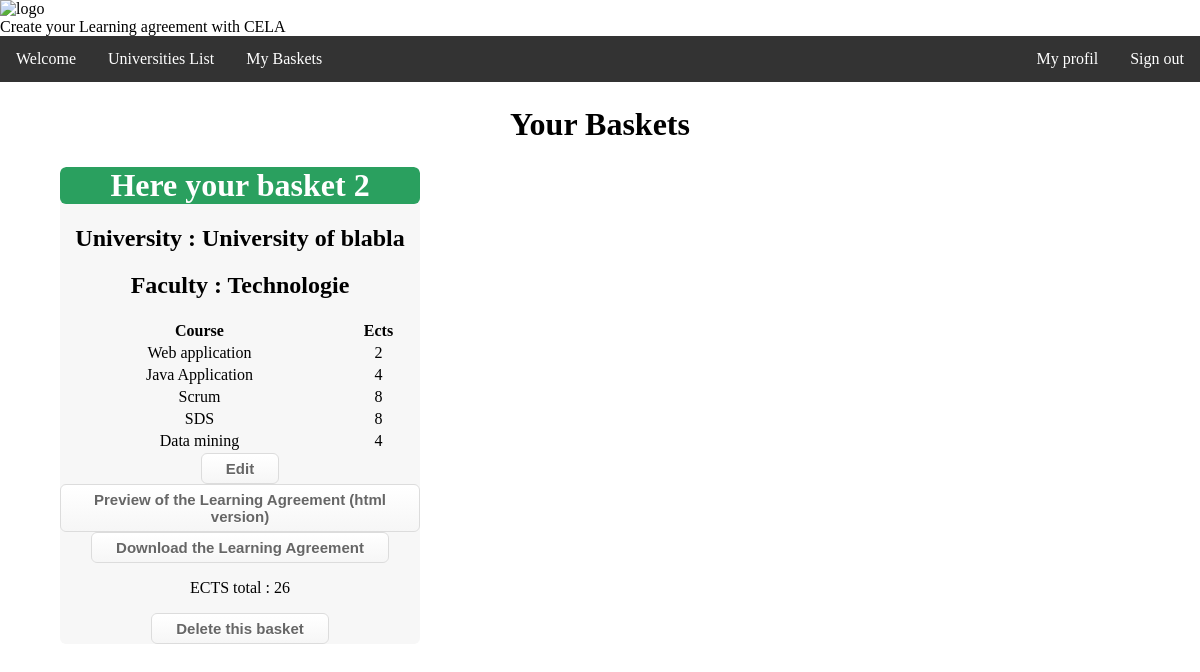
The app's page /Basket.php (signed in) with its own data.
### tables this page shows
CREATE TABLE IF NOT EXISTS `choose` (
  `IdChoose` bigint(20) NOT NULL AUTO_INCREMENT,
  `NumberLA` int(11) NOT NULL,
  `IdU` bigint(20) NOT NULL,
  `IdC` bigint(20) NOT NULL,
  PRIMARY KEY (`IdChoose`)
);

CREATE TABLE IF NOT EXISTS `university` (
  `IdUnivers` bigint(20) NOT NULL AUTO_INCREMENT,
  `Name` varchar(255) NOT NULL,
  `ErasmusCode` varchar(255) NOT NULL,
  `Address` varchar(255) NOT NULL,
  `Country` varchar(255) NOT NULL,
  `ContactName` varchar(255) NOT NULL,
  `Email` varchar(255) NOT NULL,
  `Phone` varchar(255) NOT NULL,
  PRIMARY KEY (`IdUnivers`)
);

CREATE TABLE IF NOT EXISTS `faculty` (
  `IdF` bigint(20) NOT NULL AUTO_INCREMENT,
  `Name` varchar(255) NOT NULL,
  `Coordinator` varchar(255) NOT NULL,
  `Email` varchar(255) NOT NULL,
  `Phone` varchar(255) NOT NULL,
  `IdUnivers` bigint(20) NOT NULL,
  PRIMARY KEY (`IdF`)
);

CREATE TABLE IF NOT EXISTS `course` (
  `IdC` bigint(20) NOT NULL AUTO_INCREMENT,
  `Name` varchar(255) NOT NULL,
  `Description` text,
  `ECTS` int(11) NOT NULL,
  `IdF` bigint(20) NOT NULL,
  PRIMARY KEY (`IdC`)
);

### Basket.php (the view, shortened to what this page needs)
<?php include("include/Head.php"); ?>
<div id="container">
    <?php include("include/Header.php"); ?>
    <?php include("include/nav.php");?>
    <div class="List">
    <h1>Your Baskets</h1>
    <?php
    include("include/Configuration.php");
        $reponse = $bdd->query('SELECT * FROM choose  order by NumberLA');
        $permut=0;
        $ectsTot =0;
        while ($data = $reponse->fetch())
		{
            $Course = $bdd->query('SELECT * FROM course WHERE IdC ='.$data['IdC'].'');
            while ($rowCourse = $Course->fetch())
            {
                $name = $rowCourse["Name"];
                $ects = $rowCourse["ECTS"];
                $IdC=$rowCourse["IdC"];
            }
            if($permut == 0)
            {
                $Univ = $bdd->query("select * from university where IdUnivers in(select IdUnivers from faculty where IdF in (select IdF from course where IdC  = '".$IdC."'))");
                while ($Uni = $Univ->fetch())
                {
                    $nameUnivers = $Uni["Name"];
                }
                $Facs = $bdd->query("select * from faculty where IdF in(select IdF from course where IdC  = '".$IdC."' )");
                while ($Fac = $Facs->fetch())
                {
                    $nameFac = $Fac["Name"];
                }
                $permut = $data['NumberLA'];
                $ectsTot=$ects;
            ?>
                </div>
                <div class="Basket2">
                <div class="Bask">
                    <h1>Here your basket <?php echo $data['NumberLA']?></h1>
                    <h2>University : <?php echo $nameUnivers ?></h2>
                    <h2>Faculty : <?php echo $nameFac ?></h2>
                        <table id='tabBasket'>
                            <tr>
                                <th>Course</th>
                                <th>Ects</th>
                            </tr>
                            <tr>
                                <td><?php echo $name;?></td>
                                <td><?php echo $ects;?></td>
                             </tr>
            <?php
            }
            else
            {
                $ectsTot=$ectsTot+$ects;
                 ?>
                <tr>
                <td><?php echo $name;?></td>
                                <td><?php echo $ects;?></td>
                </tr>
            <?php
            }
        }
            ?>
        </table>
                </div>
                <form name="university" method="post" action="EditBasket.php">
                    <button id="EditBasket" class="myButton">Edit</button>
                </form>
                <form name="PreviewLA" method="post" action="LAPreview.php">
                    <button id="DeleteBasket" class="myButton">Preview of the Learning Agreement (html version)</button>
                </form>
                <form name="PreviewLA" method="post" action="LACreation.php">
                    <button class="myButton">Download the Learning Agreement</button>
                </form>
                <p>ECTS total : <span id="total"><?php echo $ectsTot; $ectsTot = $ects; ?></span></p>
                <form name="DeleteBasket" method="post" onclick="return confirm('Are you sure to delete this Basket?')" action="DeleteBasket.php">
                    <button id="DeleteBasket" class="myButton">Delete this basket</button>
                </form>
                </div>

### style/style.css (style rules this page uses)
body { height: 100%; font-size: 16px; margin: 0px; }
.List { width: 90%; margin: 2% 5%; }
.List h1 { text-align: center; }
.myButton { box-shadow:inset 0px 1px 0px 0px #ffffff; background:linear-gradient(to bottom, #ffffff 5%, #f6f6f6 100%); background-color:#ffffff; border-radius:6px; border:1px solid #dcdcdc; display:inline-block; cursor:pointer; color:#666666; font-family:Arial; font-size:15px; font-weight:bold; padding:6px 24px; text-decoration:none; text-shadow:0px 1px 0px #ffffff; }
.Basket2 { width: 30%; margin: 2% 5%; left: 60%; text-align: center; background-color: #f6f6f6d7;; border-radius:6px; height: 70%; overflow: hidden; }
.Basket2 h1 { margin-top: 0px; border-radius:6px; color: white; background-color: #2aa05f; }
.Basket2 table { width : 100%; }
.Bask { height: 85%; overflow: scroll; }
#container { position: relative; height: 30%; }

### records on screen
choose: NumberLA "2", university.Name "University of blabla", faculty.Name "Technologie", course.Name "Web application", course.ECTS "2"
choose: course.Name "Java Application", course.ECTS "4"
choose: course.Name "Scrum", course.ECTS "8"
choose: course.Name "SDS", course.ECTS "8"
choose: course.Name "Data mining", course.ECTS "4"

### other values on screen
$ectsTot "26"
